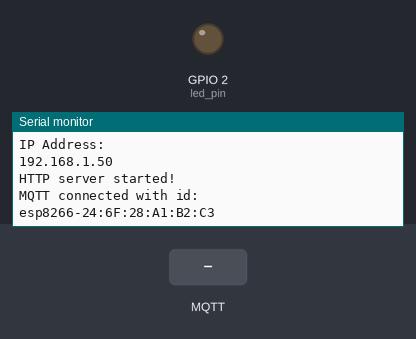
Bench run of a sketch on a simulated ESP8266 (NodeMCU). Parts: output pins drawn as LEDs (lit = HIGH), the last lines printed to the serial monitor. Inputs (shaded band) come from the test bench. WiFi joins after 1.5 s; servers stay silent unless stated; no MQTT or app messages arrive unless stated.

Above: at 2.7 s.
2.8 s: MQTT message "1" arrives on the first subscribed topic
At 3.9 s:
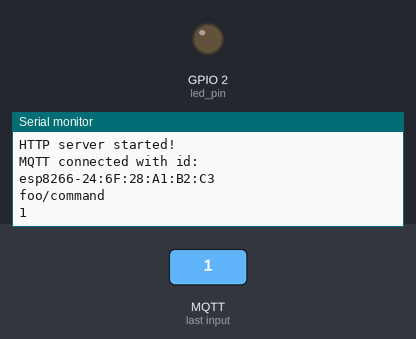
4.3 s: MQTT message "on" arrives on the first subscribed topic
At 5.1 s:
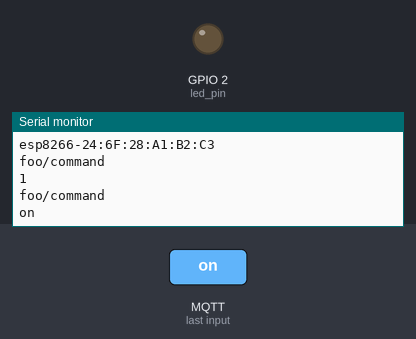
5.8 s: MQTT message "off" arrives on the first subscribed topic
At 6.2 s:
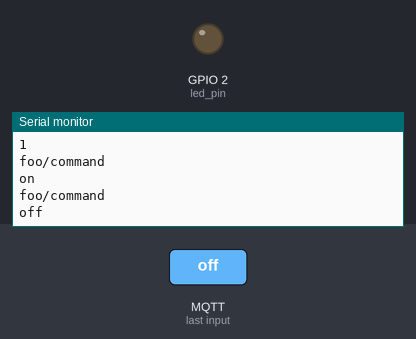

Measured:
- after the input at 2.8 s, the serial monitor: prints a new line at once (image 1)
- after the input at 4.3 s, the serial monitor: prints a new line at once (image 2)
- after the input at 5.8 s, the serial monitor: prints a new line at once (image 3)

The sketch:

sketch_nov24a.ino
```cpp
#include <ESP8266WiFi.h>
#include "Config.h"
#include "Server.h"
#include "WiFi.h"
#include "MQTT.h"

void setup() {
    Serial.begin(115200);
    pinMode(led_pin, OUTPUT);
    WIFI_init(MODE_AP);
    server_init();
    MQTT_init();
    String unique_topic = "foo";
    mqtt_client.publish((unique_topic + String("/state")).c_str(), "hello");
    mqtt_client.subscribe((unique_topic + String("/command")).c_str());
}

void loop() {
  server.handleClient();
  mqtt_client.loop();
}
```

MQTT.h
```cpp
#include <PubSubClient.h>

PubSubClient mqtt_client(wificlient);

void callback(char* topic, byte* payload, unsigned int len) {
  Serial.println(topic);
  for (int i = 0; i < len; i++) {
    Serial.print((char) payload[i]);
  }
  Serial.println();
}

void MQTT_init() {
  mqtt_client.setServer(mqtt_broker, mqtt_port);
  mqtt_client.setCallback(callback);
  String client_id = "esp8266-" + String(WiFi.macAddress());
  while (!mqtt_client.connected()) {
    if(mqtt_client.connect(client_id.c_str())) {
      Serial.println("MQTT connected with id:");
      Serial.println(client_id);
    } else{
      Serial.println("MQTT failed");
    }
  }
}
```

Server.h
```cpp
#include <ESP8266WebServer.h>

ESP8266WebServer server(80);

void handleRoot() {
	server.send(200, "text/html", "<form action=\"/LED\" method=\"POST\"><input type=\"submit\" value=\"Toggle LED\"></form>");
}

void handleLED() {
	digitalWrite(led_pin, !digitalRead(led_pin));
	server.sendHeader("Location", "/");
	server.send(303);
  Serial.println("debug, handled LED:");
  Serial.println(!digitalRead(led_pin));
}

void server_init() {
	server.on("/", HTTP_GET, handleRoot);
	server.on("/LED", HTTP_POST, handleLED);
	server.begin();
	Serial.println("HTTP server started!");
}
```

WiFi.h
```cpp
#include <ESP8266WiFi.h>
#include <WiFiClient.h>
#include <ESP8266WiFiMulti.h>

ESP8266WiFiMulti wifimulti;
WiFiClient wificlient;

String ip = "IP UNSET";

String id() {
  uint8_t mac[WL_MAC_ADDR_LENGTH];
  WiFi.softAPmacAddress(mac);
  String macID = String(mac[WL_MAC_ADDR_LENGTH - 2], HEX) + String(mac[WL_MAC_ADDR_LENGTH - 1], HEX);
  return macID;
}

bool startAP() {
  WiFi.disconnect();
  IPAddress apIP(192, 168, 4, 1);
  WiFi.mode(WIFI_AP);
  WiFi.softAPConfig(apIP, apIP, IPAddress(255, 255, 255, 0));
  WiFi.softAP((ssidAP + " " + id()).c_str(), passwordAP.c_str());
  Serial.println("WIFI AP start " + ssidAP + " " + id());
  return true;
}

bool startCLI() {
  wifimulti.addAP(ssidCLI.c_str(), passwordCLI.c_str());
  while (wifimulti.run() != WL_CONNECTED) {
    Serial.println("please help");
    delay(1000);
  }
  return true;
}

void WIFI_init(bool mode_ap) {
  if (mode_ap){
    startAP();
    ip = WiFi.softAPIP().toString();
  } else {
    startCLI();
    ip = WiFi.localIP().toString();
  }
  Serial.println("IP Address: ");
  Serial.println(ip);
}
```

Config.h
```cpp
const int led_pin = 2;
const bool MODE_AP = false;
const char* mqtt_broker = "broker.emqx.io";
int mqtt_port = 1883;

String ssidAP = "esp8266"; // modify your ssidAP
String passwordAP = ""; // enter your passwordAP
String ssidCLI = ""; // enter your ssidCLI
String passwordCLI = ""; // enter your passwordCLI
```
